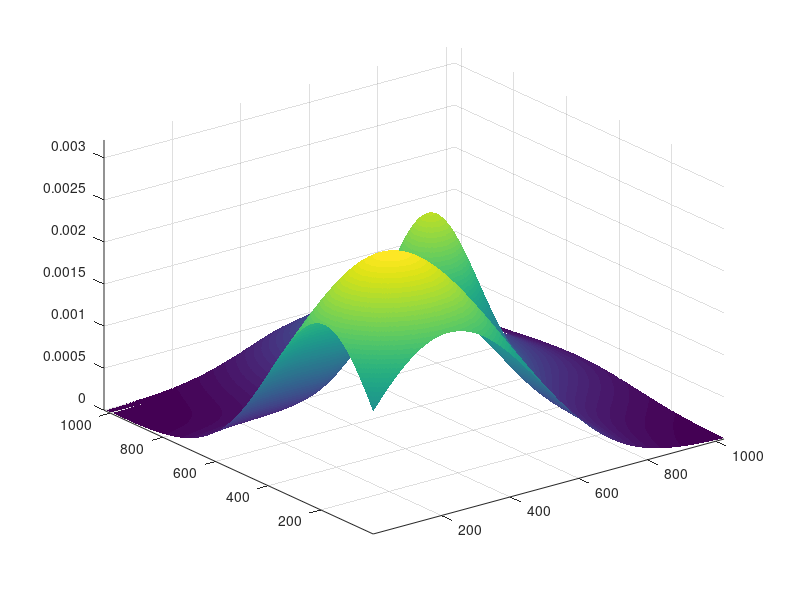
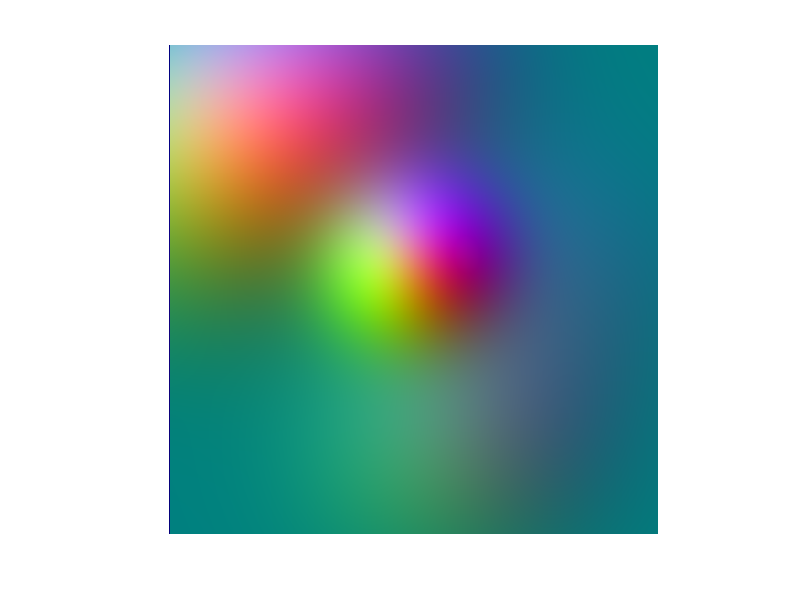

These figures' MATLAB source, in order: (Note: this script raises an error after producing the figures.)
%creates a gradient map with some randomly placed hills (Gauss curves)
%will overwrite hills.png without asking
% R: height
% G: x gradient (0.5 intensity corresponds to 0 gradient)
% B: y gradient

%square size in pixels
size = 1024;

%you can change these to create different types of landscape
num_hills = 8;

min_height = 100;
max_height = 255;
min_sigma = 10000;
max_sigma = 50000;


[coords1, coords2] = meshgrid(1:size, 1:size);
terrain = zeros(size);
for i = 1:num_hills
    mu = [randi(size) randi(size)];
    height = randi([min_height max_height]);
    sigma = randi([min_sigma, max_sigma]);
    values = mvnpdf([coords1(:) coords2(:)], mu, [sigma sigma]);
    values = reshape(values, size, size);
    terrain = terrain+values*height;
end

%visualization
surf(terrain, 'EdgeColor', 'none');

axis([1 size 1 size 0 max(max(terrain))*1.1]);
y_grad = diff(terrain);
x_grad = diff(terrain')';

%normalization for encoding in RGB
total_min = min(min(x_grad(:)), min(y_grad(:)));
total_max = max(max(x_grad(:)), max(y_grad(:)));
terrain = mat2gray(terrain);
x_grad = x_grad / (total_max - total_min)  + 0.5;
y_grad = y_grad / (total_max - total_min)  + 0.5;
x_grad = padarray(x_grad, [0 1], 'post');
y_grad = padarray(y_grad, [1 0], 'post');
figure()
img = zeros(size, size, 3);
img(:, :, 1) = terrain;
img(:, :, 2) = x_grad;
img(:, :, 3) = y_grad;
imshow(img);
imwrite('hills.png');

